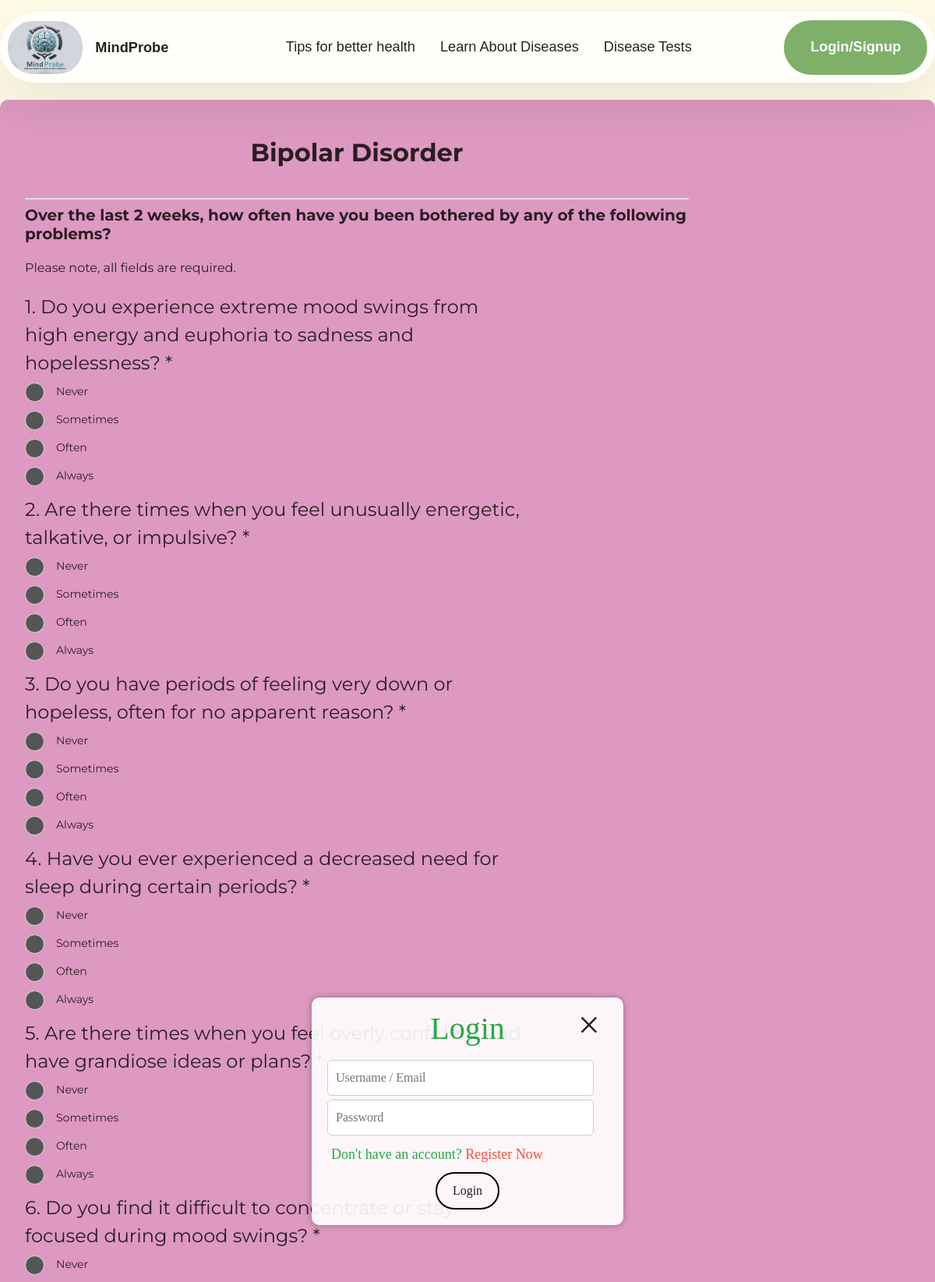
/bipolar.php (upper part), run on the app's committed database.
### tables this page shows
CREATE TABLE `questions` (
  `question_id` int(11) NOT NULL,
  `question_text` text NOT NULL,
  `disease_id` int(11) DEFAULT NULL
);

CREATE TABLE `options` (
  `option_id` int(11) NOT NULL,
  `option_text` text NOT NULL,
  `question_id` int(11) DEFAULT NULL,
  `option_value` varchar(20) DEFAULT NULL,
  `disease_id` int(11) DEFAULT NULL
);

### bipolar.php (the view, shortened to what this page needs)
<!DOCTYPE html>
<html lang="en">
<head>
    <link rel="stylesheet" href="assets/css/testformstyle.css">
</head>
<body>
<?php include 'header.php'; ?>
<p><br><br><br><br><br></p>
    <form id="DepressionForm" method="post" action="userdatastore.php">
        <div class='container mt-sm-5 my-1'>
            <div class='question ml-sm-5 pl-sm-5 pt-2'>
            <div class="heading">
             <h2 style="text-align: center; margin-top: 0.25in;"><b>Bipolar Disorder</b></h2><br>
            </div>
                <div class="py-2 h5"><b>Over the last 2 weeks, how often have you been bothered by any of the following problems?</b></div>
                <div class="py-2"><p>Please note, all fields are required.</p></div>
                <div class='form_body'>
                    <div class='gform_page_fields'>
                        <div id='gform_fields_1' class='gform_fields top_label form_sublabel_below description_above validation_below'>
                            <?php
                            include'config.php';
                            $query = "SELECT * FROM questions WHERE disease_id = 3";
                            $result = mysqli_query($conn, $query);
                            $counter=1;
                            if (mysqli_num_rows($result) > 0) {
                                while ($row = mysqli_fetch_assoc($result)) {
                                    $question_id = $row['question_id'];
                                    $question_text = $row['question_text'];
                                    echo "<fieldset id='field_$question_id' class='field_$question_id'>";
                                    echo "<legend class='question'>$counter. $question_text <span class='gfield_required'><span class='gfield_required gfield_required_asterisk'>*</span></span></legend>";
                                    $counter++;
                                    echo "<div class='ginput_container_radio ginput_container_inline'>";
                                    echo "<div class='gfield_radio' id='input_$question_id'>";
                                    $options_query = "SELECT * FROM options WHERE question_id = $question_id AND disease_id = 3";
                                    $options_result = mysqli_query($conn, $options_query);
                                    if (mysqli_num_rows($options_result) > 0) {
                                        echo "<div class='ml-md-3 ml-sm-3 pl-md-5 pt-sm-0 pt-3' id='options'>";
                                        while ($option_row = mysqli_fetch_assoc($options_result)) {
                                            $option_text = $option_row['option_text'];
                                            echo "<label class='options'>$option_text";
                                            echo "<span class='checkmark'></span>";
                                            echo "</label>";
                                        }
                                        echo "</div>";
                                    }
                                    echo "</div>";
                                    echo "</div>";
                                    echo "</fieldset>";
                                }
                            }
                            ?>
                        </div>
                    </div>
                </div>
            </div>
        </div>
    </form>
</body>
</html>

### assets/css/testformstyle.css (style rules this page uses)
* { margin: 0; padding: 0; box-sizing: border-box; }
body { background-color: #fa9ad077; }
.container { background-color: #cd68b0a9; color: #000000cf; border-radius: 10px; padding: 20px; font-family: 'Montserrat', sans-serif; max-width: 700px; align-items: center; }
.heading { text-align: center; border-bottom: 2px solid #ddd; padding-bottom: 10px; margin-top: 0.25in; }
.question { width: 75%; }
.options { position: relative; padding-left: 40px; }
#options label { display: block; margin-bottom: 15px; font-size: 14px; cursor: pointer; }
.checkmark { position: absolute; top: -1px; left: 0; height: 25px; width: 25px; background-color: #555; border: 1px solid #ddd; border-radius: 50%; }
.options .checkmark:after { content: ""; width: 10px; height: 10px; display: block; background: white; position: absolute; top: 50%; left: 50%; border-radius: 50%; transform: translate(-50%,-50%) scale(0); transition: 300ms ease-in-out 0s; }

### assets/theme/css/style.css (style rules this page uses)
body { font-style: normal; line-height: 1.5; font-weight: 400; color: #232323; position: relative; }
section, .container, .container-fluid { position: relative; word-wrap: break-word; }
h1, h2, h3, h4, h5, h6, .display-1, .display-2, .display-4, .display-5, .display-7, span, p, a { line-height: 1; word-break: break-word; word-wrap: break-word; font-weight: 400; }
b, strong { font-weight: bold; }
html, body { height: auto; min-height: 100vh; }
.container, .container-fluid { padding-left: 16px; padding-right: 16px; }

### assets/css/mbr-additional.css (style rules this page uses)
body { background-color: #fefae6; }
body { font-family: Onest; }
body { overflow-x: hidden; }
@media (max-width: 1400px) { .container { max-width: 100%; } }
@media (max-width: 1400px) and (min-width: 768px) { .container { padding-left: 32px; padding-right: 32px; } }

### data on the page
questions: question_text "Do you experience extreme mood swings from high energy and euphoria to sadness and hopelessness?"
options: option_text "Never"
options: option_text "Sometimes"
options: option_text "Often"
options: option_text "Always"
questions: question_text "Are there times when you feel unusually energetic, talkative, or impulsive?"
options: option_text "Never"
options: option_text "Sometimes"
options: option_text "Often"
options: option_text "Always"
questions: question_text "Do you have periods of feeling very down or hopeless, often for no apparent reason?"
options: option_text "Never"
options: option_text "Sometimes"
options: option_text "Often"
options: option_text "Always"
questions: question_text "Have you ever experienced a decreased need for sleep during certain periods?"
options: option_text "Never"
options: option_text "Sometimes"
options: option_text "Often"
options: option_text "Always"
questions: question_text "Are there times when you feel overly confident and have grandiose ideas or plans?"
options: option_text "Never"
options: option_text "Sometimes"
options: option_text "Often"
options: option_text "Always"
questions: question_text "Do you find it difficult to concentrate or stay focused during mood swings?"
options: option_text "Never"
